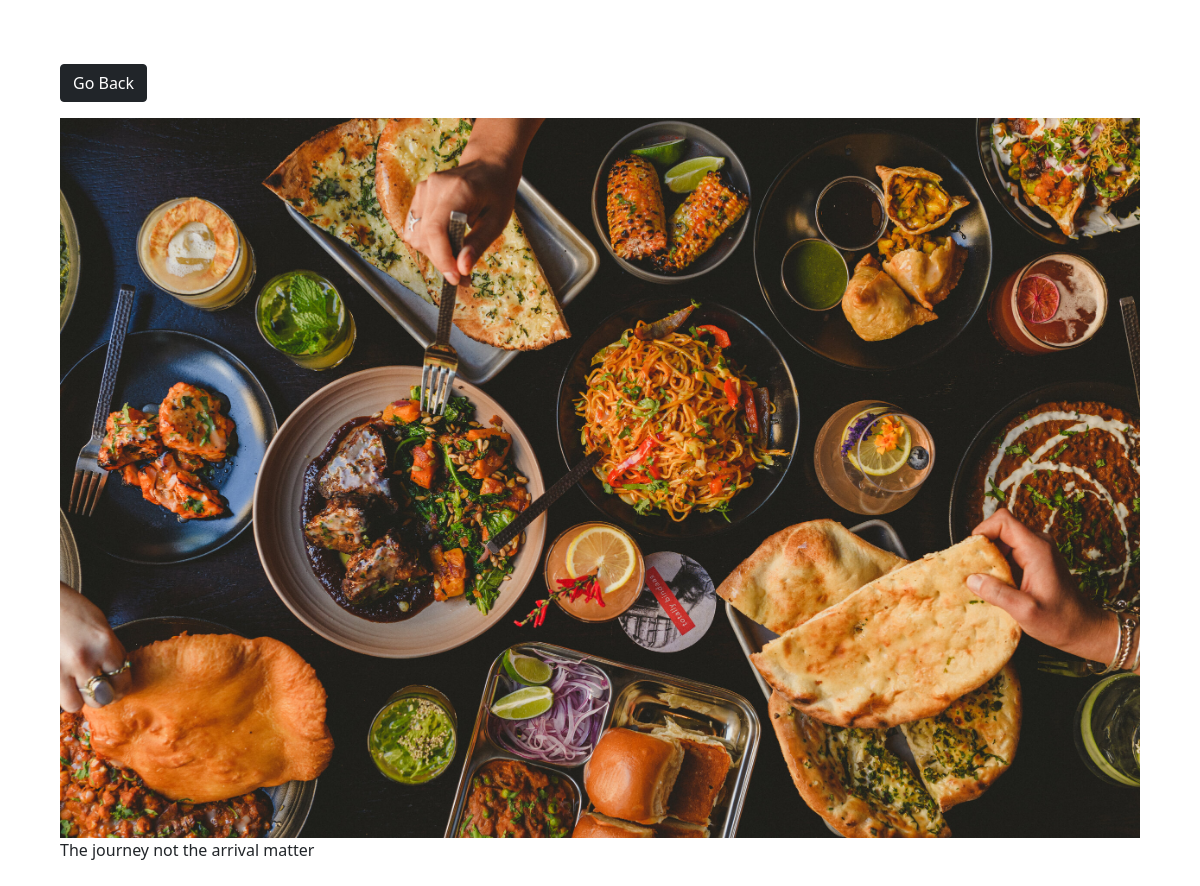
The app's page /photo/11/ with its own data.
### photos/models.py (models this page shows, shortened)
class Photo(models.Model):
    category = models.ForeignKey(Category,on_delete=models.SET_NULL,null=True,blank=True)
    image = models.ImageField(null=False,blank=False)
    description = models.TextField()

### photos/views.py (the view)
# urls.py: path('photo/<str:pk>/',views.viewphoto,name= 'photo'),
def viewphoto(request,pk):
    photo = Photo.objects.get(id=pk)
    return render(request,'photos/photo.html',{'photo':photo})

### photos/templates/photos/photo.html (shortened to what this page needs)
<!DOCTYPE html>
<html>
    <head>
        <link href="https://cdn.jsdelivr.net/npm/bootstrap@5.0.0-beta1/dist/css/bootstrap.min.css" rel="stylesheet"
>
    </head>
    <body class="m-5">
        <div class="container">
            <div class="row justify-content-center">
                <div class="col">
                    <a href="{% url 'gallery' %}"class="btn btn-dark my-3">Go Back</a>
                    <div style="height:90vh;">
                        <img style="max-width: 100%; max-height:100%;"src="{{photo.image.url}}">
                        <p>{{ photo.description }}</p>
                    </div>
                </div>
            </div>
        </div>
    </body>
</html>

### records on screen
Photo: image (picture), description "The journey not the arrival matter"
